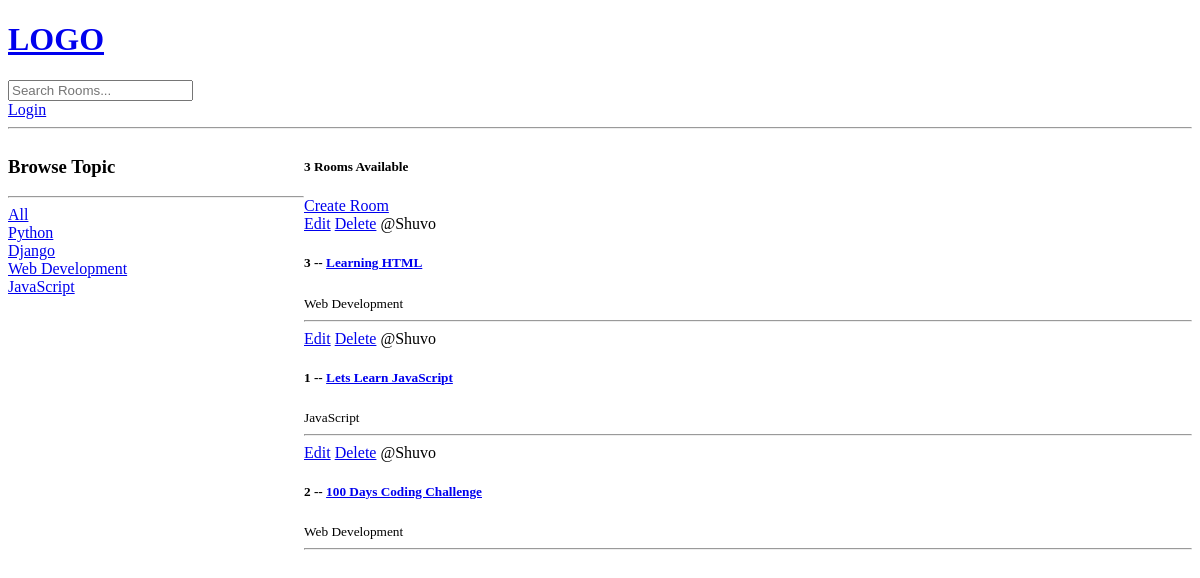
The app's page /, older data.
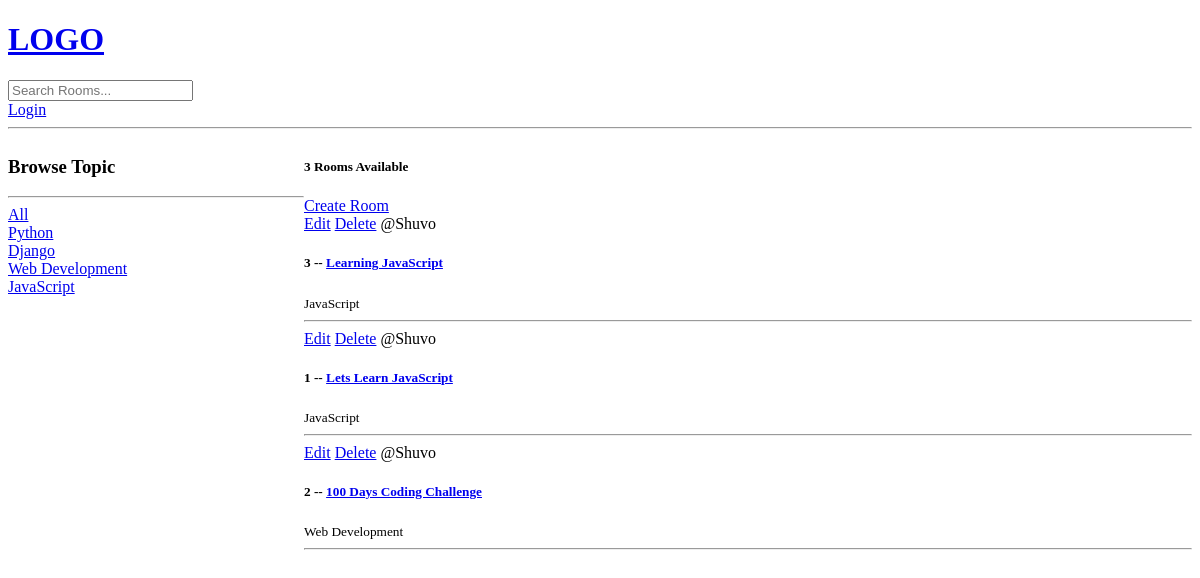
The same page, newer data.
### base/models.py (models this page shows, shortened)
class Room(models.Model):
    host = models.ForeignKey(User, on_delete=models.SET_NULL, null=True)
    topic = models.ForeignKey(Topic, on_delete=models.SET_NULL, null=True)
    name = models.CharField(max_length=200)
    description = models.TextField(null=True, blank=True)
    updated = models.DateTimeField(auto_now=True)
    created = models.DateTimeField(auto_now_add=True)
    class Meta:
        ordering = ['-updated', '-created']

class Topic(models.Model):
    name = models.CharField(max_length=200)

### base/views.py (the view)
# urls.py: 2. Add a URL to urlpatterns:  path('', views.home, name='home')
def home(request):
    q = request.GET.get('q') if request.GET.get('q') != None else ''
    rooms = Room.objects.filter(
        Q(topic__name__icontains=q) |
        Q(name__icontains=q) |
        Q(description__icontains=q)
    )
    topics = Topic.objects.all()
    room_count = rooms.count()
    context = {'rooms':rooms, 'topics':topics, 'room_count':room_count}
    return render(request, 'base/home.html', context)

### templates/base/home.html (shortened to what this page needs)
{% extends 'main.html' %}
{% block content %}
<div class="home-container">
    <div>
        <h3>Browse Topic</h3>
        <hr>
        <div>
            <a href="{% url 'home' %}">All</a>
        </div>
        {% for topic in topics %}
        <div>
            <a href="{% url 'home' %}?q={{topic.name}}">
                {{topic.name}}
            </a>
        </div>
        {% endfor %}
    </div>
    <div>
        <h5>{{room_count}} Rooms Available</h5>
        <a href="{% url 'create-room' %}">Create Room</a>
    <div>
        {% for room in rooms %}
            <div>
                <a href="{% url 'update-room' room.id %}">Edit</a>
                <a href="{% url 'delete-room' room.id %}">Delete</a>
                <span>@{{room.host.username}}</span>
                <h5>{{room.id}} -- <a href="{% url 'room' room.id %}">{{room.name}}</a></h5>
                <small>{{room.topic.name}}</small>
                <hr>
            </div>
        {% endfor %}
    </div>
    </div>
</div>
{% endblock content %}

Row changes from the older to the newer data that the page shows:
changed Room id 3: name "Learning HTML" → "Learning JavaScript"; topic.name "Web Development" → "JavaScript"
